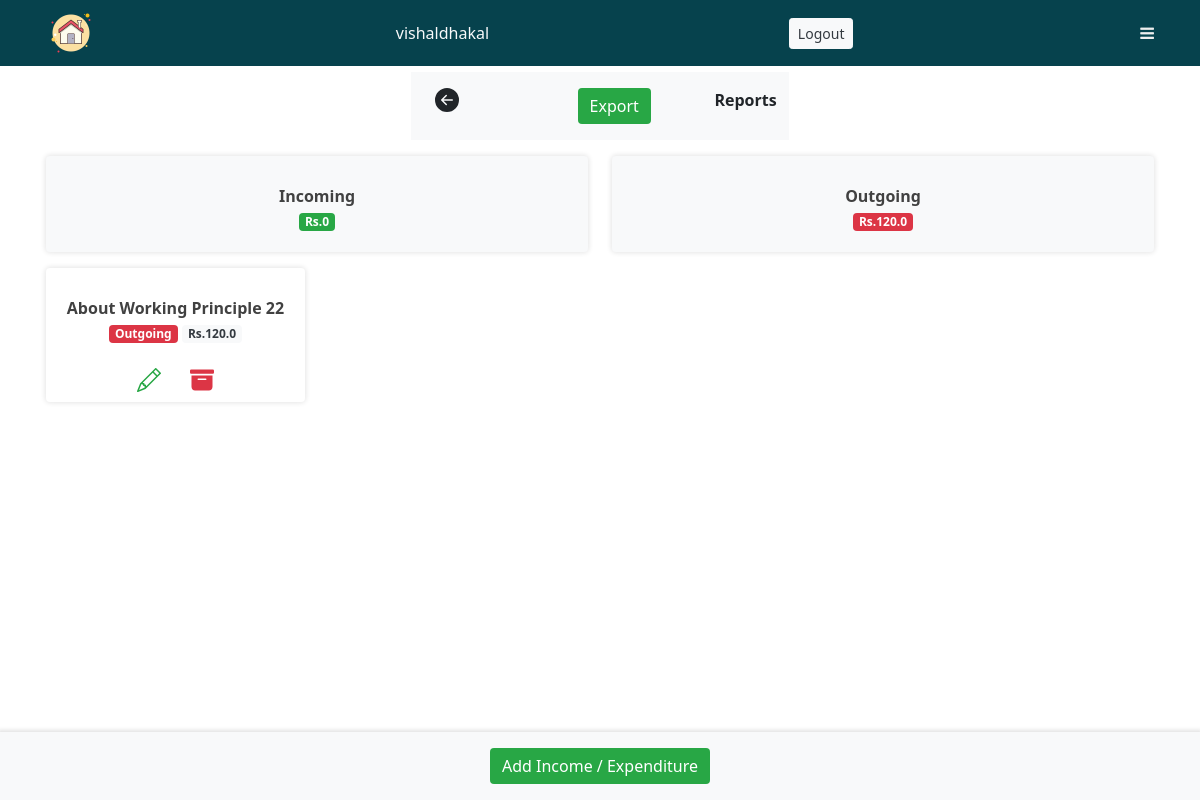
Page /project-single/1 (signed in) on the committed database.
### home/models.py (models this page shows, shortened)
class Project(models.Model):
    name = models.CharField(max_length = 500)
    members = models.ManyToManyField(User,blank=True)
    description = models.TextField()
    def calculateIncomings(self):
        reports = Report.objects.filter(Q(project=self) & Q(money_choice="Incoming"))
        tot = 0
        for rep in reports:
            tot = tot+rep.amount
        return tot
    def calculateOutgoings(self):
        reports = Report.objects.filter(Q(project=self) & Q(money_choice="Outgoing"))
        tot = 0
        for rep in reports:
            tot = tot+rep.amount
        return tot

class Report(models.Model):
    MONEY_CHOICES = [
    ('Incoming','Incoming'),
    ('Outgoing','Outgoing')
    ]
    MONEY_METHODS = [
    ('Cash','Cash'),
    ('Cheque','Cheque'),
    ('Other','Other')
    ]
    user = models.ForeignKey(User,on_delete=models.CASCADE,related_name="sdd")
    description = models.TextField()
    topic = models.CharField(max_length = 500)
    money_choice = models.CharField(max_length=200,choices=MONEY_CHOICES)
    project = models.ForeignKey(Project,on_delete=models.CASCADE,related_name="sd",blank=True)
    amount = models.FloatField(default=0)
    money_method = models.CharField(max_length=200,choices=MONEY_METHODS,default="Cash")

### home/views.py (the view)
# urls.py: path('project-single/<int:id>',views.project_single,name="project_single"),
def project_single(request,id):
    proj = Project.objects.get(id=id)
    reports = Report.objects.filter(project=proj)
    referer = str(request.META.get('HTTP_REFERER'))
    ctx = {
        'reports':reports,
        'project':proj,
        'back_page':referer
    }
    return render(request, 'project_single.html',ctx)

### templates/project_single.html (shortened to what this page needs)
{% extends 'base.html' %}
{% block body %}
<div class="container mt-5 pt-4">
    <div class="row row-cols-1 row-cols-sm-3 mb-2">
        <div class="col"></div>
        <div class="col">
            <div class="row row-cols-3 bg-light py-2 font-weight-bold ">
                <div class="col text-left">
                    <a href="{% url 'overview' %}" class="btn no-border2">
                    </a>
                </div>
                <div class="col text-right py-2">
                    <a href="{% url 'export_csv' project.id %}" class="btn btn-success no-border2">Export</a>
                </div>
                <div class="col text-right py-2">
                    <strong>Reports</strong>
                </div>
            </div>
        </div>
        <div class="col"></div>
    </div>
    <div class="row row-cols-2 row-cols-md-2">
        <div class="col text">
            <div class="my-2 btnlink myRipple" ripple-color='red'>
                <div class=" bg-light cont p-1 myshad rounded text-center">
                    <br>
                    <b>Incoming</b>
                    <p>
                        <span class="badge bg-success">Rs.{{project.calculateIncomings}}</span>
                    </p>
                </div>
            </div>
        </div>
        <div class="col">
            <div class="my-2 btnlink myRipple" ripple-color='red'>
                <div class="bg-light cont p-1 myshad rounded text-center">
                    <br>
                    <b>Outgoing</b>
                    <p>
                        <span class="badge bg-danger">Rs.{{project.calculateOutgoings}}</span>
                    </p>
                </div>
            </div>
        </div>
    </div>
    <div class="row row-cols-1 row-cols-md-4">
        {% for rep in reports %}
        <div class="col my-2">
            <a href="{% url 'report_single' rep.id %}" class="my-2 btnlink myRipple" ripple-color='red'>
                <div class="cont p-1 myshad rounded text-center">
                    <br>
                    <b>{{rep.topic}}</b>
                    <p>
                        <span class="badge {% if rep.money_choice == 'Incoming' %} bg-success {% else %} bg-danger {% endif %}">{{rep.money_choice}}</span>
                        <span class="badge bg-light text-dark">Rs.{{rep.amount}}</span>
                    </p>
                    {% if request.user.is_staff %}
                    <a href="{% url 'edit_report' rep.id %}" class="btn no-border2">
                    </a>
                    <button type="button" class="btn no-border2" data-toggle="modal" data-target="#exampleModal">
                    </button>
                    {% endif %}
                </div>
            </a>
        </div>
        {% endfor %}
    </div>
</div>
<div class="conatiner bg-light p-3 myb">
    <div class="row row-cols-1 text-center">
        <div class="col">
            {% if request.user.is_staff %}
            <a href="#" class="btn btn-success no-border2" data-toggle="modal" data-target="#exampleModal">Add Income / Expenditure</a>
            {% else %}
            <span class="font-weight-bold text-danger">You are not admin !</span>
            {% endif %}
        </div>
    </div>
</div>
<div class="py-5">
</div>
{% endblock %}

### templates/base.html (shortened to what this page needs)
{% load static %}
<!DOCTYPE html>
<html lang="en">
<head>
  <link rel="stylesheet" href="{% static 'css/bootstrap.min.css' %}">
  <link rel="stylesheet" href="{% static 'css/style.css' %}">
  <link rel="stylesheet" href="https://cdnjs.cloudflare.com/ajax/libs/font-awesome/4.7.0/css/font-awesome.min.css">
</head>
<body>
  <nav class="navbar navbar-expand-lg fixed-top navbar-light bg-mine">
    <div class="container-md">
      {% if request.user.is_authenticated %}
      <a href="{% url 'index' %}" class="link"><img src="{% static 'images/home.png' %}" alt="home icon"></a>
      <a href="#" class="text-light btn">{{request.user.username}}</a>
      <a href="{% url 'logout' %}" class="text-dark btn btn-sm btn-light">Logout</a>
      {% else %}
      <a href="{% url 'index' %}" class="navbar-brand text-light font-weight-bold">Project management</a>
      <a href="{% url 'login' %}" class="text-dark btn btn-sm btn-light">Login</a>
      {% endif %}
      <a href="#" class="link toggle"><i class="fa fa-bars"></i></a>
    </div>
  </nav>
  {% block body %}
  {% endblock %}
  <div class="py-2"></div>
</body>
</html>

### expense/staticfiles/css/style.css (style rules this page uses)
.link { color: #eeeeee; }
.bg-mine { background-color: rgb(6, 66, 77); }
nav { z-index: 1 !important; }
.myshad { background-color:rgb(255, 255, 255); box-shadow: 0px 0px 5px 1px #e6e6e6; }
.btnlink { color: rgb(65, 65, 65); text-decoration: none; }
.no-border2 { border: none; }
.myb { position: fixed; bottom: 0; width: 100%; box-shadow: 0px 0px 4px 2px rgb(226, 226, 226); }

### rows in the picture
Project: calculateIncomings "0", calculateOutgoings "120.0"
Report: topic "About Working Principle 22", money_choice "Outgoing", amount "120.0"

### other values in the picture
{{ request.user.username }} "vishaldhakal"
